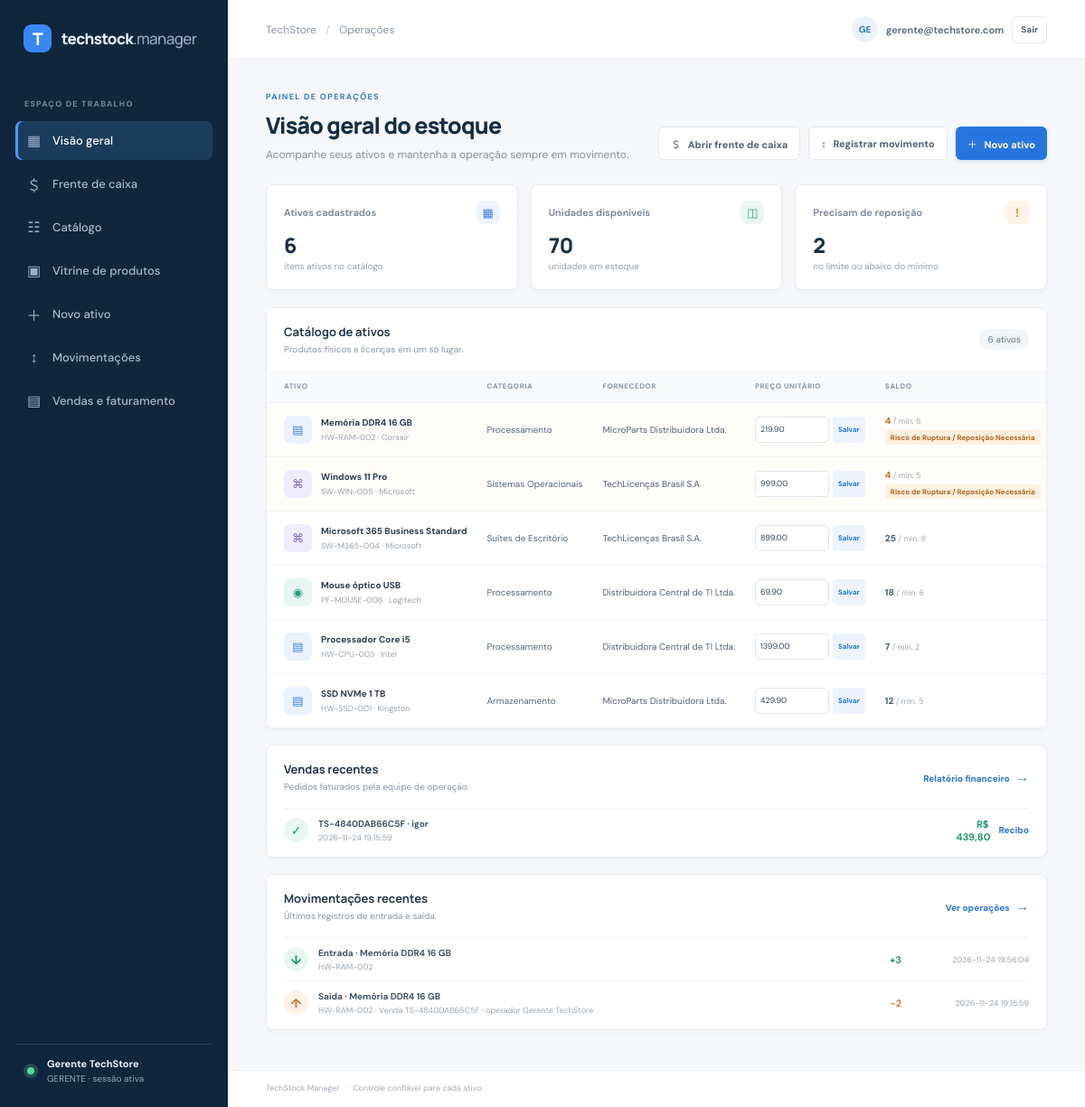
The page / (signed in) on the database its author committed.
### tables this page shows
CREATE TABLE usuarios (
    id INTEGER PRIMARY KEY AUTOINCREMENT,
    nome_completo TEXT NOT NULL CHECK (length(trim(nome_completo)) > 0),
    email TEXT NOT NULL COLLATE NOCASE UNIQUE CHECK (length(trim(email)) > 0),
    senha_hash TEXT NOT NULL,
    perfil_acesso TEXT NOT NULL CHECK (perfil_acesso IN ('OPERADOR', 'GERENTE')),
    status TEXT NOT NULL DEFAULT 'ATIVO' CHECK (status IN ('ATIVO', 'INATIVO'))
);

CREATE TABLE products (
    id INTEGER PRIMARY KEY AUTOINCREMENT,
    sku TEXT NOT NULL UNIQUE CHECK (length(trim(sku)) > 0),
    name TEXT NOT NULL CHECK (length(trim(name)) > 0),
    manufacturer TEXT NOT NULL,
    item_type TEXT NOT NULL CHECK (item_type IN ('Hardware', 'Software', 'Periférico')),
    specification TEXT NOT NULL,
    licensing_model TEXT,
    price NUMERIC NOT NULL CHECK (price > 0),
    stock INTEGER NOT NULL DEFAULT 0 CHECK (typeof(stock) = 'integer' AND stock >= 0),
    min_stock INTEGER NOT NULL DEFAULT 0 CHECK (typeof(min_stock) = 'integer' AND min_stock >= 0),
    location TEXT NOT NULL,
    active INTEGER NOT NULL DEFAULT 1 CHECK (active IN (0, 1)),
    category_id INTEGER NOT NULL,
    supplier_id INTEGER NOT NULL, image_data BLOB, image_mime_type TEXT
                CHECK (image_mime_type IS NULL OR image_mime_type IN
                    ('image/jpeg', 'image/png', 'image/webp')),
    CHECK (item_type != 'Software' OR length(trim(licensing_model)) > 0),
    FOREIGN KEY (category_id) REFERENCES categories (id) ON DELETE RESTRICT,
    FOREIGN KEY (supplier_id) REFERENCES suppliers (id) ON DELETE RESTRICT
);

CREATE TABLE categories (
    id INTEGER PRIMARY KEY AUTOINCREMENT,
    name TEXT NOT NULL UNIQUE CHECK (length(trim(name)) > 0)
);

CREATE TABLE suppliers (
    id INTEGER PRIMARY KEY AUTOINCREMENT,
    company_name TEXT NOT NULL CHECK (length(trim(company_name)) > 0),
    cnpj TEXT NOT NULL UNIQUE CHECK (length(trim(cnpj)) > 0),
    phone TEXT NOT NULL,
    email TEXT NOT NULL
);

CREATE TABLE vendas (
    id INTEGER PRIMARY KEY AUTOINCREMENT,
    numero_pedido TEXT NOT NULL UNIQUE,
    data_hora TEXT NOT NULL DEFAULT CURRENT_TIMESTAMP,
    cliente_nome TEXT NOT NULL CHECK (length(trim(cliente_nome)) > 0),
    cliente_documento TEXT NOT NULL CHECK (length(trim(cliente_documento)) > 0),
    forma_pagamento TEXT NOT NULL CHECK (
        forma_pagamento IN ('PIX', 'CARTAO_CREDITO', 'BOLETO_FATURADO')
    ),
    valor_total NUMERIC NOT NULL CHECK (valor_total > 0),
    status_venda TEXT NOT NULL DEFAULT 'CONCLUIDA'
        CHECK (status_venda IN ('CONCLUIDA', 'CANCELADA')),
    chave_autenticidade TEXT NOT NULL UNIQUE,
    usuario_id INTEGER NOT NULL,
    FOREIGN KEY (usuario_id) REFERENCES usuarios (id) ON DELETE RESTRICT
);

CREATE TABLE movements (
    id INTEGER PRIMARY KEY AUTOINCREMENT,
    operation TEXT NOT NULL CHECK (operation IN ('Entrada', 'Saída')),
    quantity INTEGER NOT NULL CHECK (typeof(quantity) = 'integer' AND quantity > 0),
    created_at TEXT NOT NULL DEFAULT CURRENT_TIMESTAMP,
    note TEXT,
    product_id INTEGER NOT NULL,
    FOREIGN KEY (product_id) REFERENCES products (id) ON DELETE RESTRICT
);

### app.py (the view)
    @app.get("/")
    @login_required
    def dashboard():
        db = get_db()
        products = db.execute(
            """
            SELECT p.id, p.sku, p.name, p.manufacturer, p.item_type,
                   p.price, p.stock, p.min_stock, p.location, p.licensing_model,
                   c.name AS category_name, s.company_name AS supplier_name
            FROM products AS p
            INNER JOIN categories AS c ON c.id = p.category_id
            INNER JOIN suppliers AS s ON s.id = p.supplier_id
            WHERE p.active = 1
            ORDER BY CASE WHEN p.stock <= p.min_stock THEN 0 ELSE 1 END,
                     p.name
            """
        ).fetchall()
        stats = db.execute(
            """
            SELECT COUNT(*) AS product_count,
                   COALESCE(SUM(stock), 0) AS unit_count,
                   COALESCE(SUM(CASE WHEN stock <= min_stock THEN 1 ELSE 0 END), 0)
                       AS alert_count
            FROM products
            WHERE active = 1
            """
        ).fetchone()
        movements = db.execute(
            """
            SELECT m.operation, m.quantity, m.created_at, m.note, p.name, p.sku
            FROM movements AS m
            INNER JOIN products AS p ON p.id = m.product_id
            ORDER BY m.id DESC
            LIMIT 6
            """
        ).fetchall()
        return render_template(
            "dashboard.html",
            products=products,
            stats=stats,
            movements=movements,
            recent_sales=db.execute(
                """
                SELECT id, numero_pedido, cliente_nome, valor_total, data_hora
                FROM vendas
                WHERE status_venda = 'CONCLUIDA'
                  AND (? = 'GERENTE' OR usuario_id = ?)
                ORDER BY id DESC LIMIT 5
                """,
                (g.current_user["perfil_acesso"], g.current_user["id"]),
            ).fetchall(),
        )

### templates/dashboard.html (shortened to what this page needs)
{% extends "base.html" %}
{% block content %}
<section class="page-heading heading-row">
  <div>
    <div class="eyebrow">PAINEL DE OPERAÇÕES</div>
    <h1>Visão geral do estoque</h1>
    <p>Acompanhe seus ativos e mantenha a operação sempre em movimento.</p>
  </div>
  <div class="heading-actions">
    <a class="button button-secondary" href="{{ url_for('new_sale') }}">＄ &nbsp; Abrir frente de caixa</a>
    {% if current_user.perfil_acesso == 'GERENTE' %}
      <a class="button button-secondary" href="{{ url_for('new_movement') }}">↕ &nbsp; Registrar movimento</a>
      <a class="button button-primary" href="{{ url_for('new_product') }}">＋ &nbsp; Novo ativo</a>
    {% endif %}
  </div>
</section>
<section class="stats-grid">
  <article class="stat-card">
    <div class="stat-top"><span>Ativos cadastrados</span><span class="stat-icon icon-blue">▦</span></div>
    <strong>{{ stats.product_count }}</strong><small>itens ativos no catálogo</small>
  </article>
  <article class="stat-card">
    <div class="stat-top"><span>Unidades disponíveis</span><span class="stat-icon icon-green">◫</span></div>
    <strong>{{ stats.unit_count }}</strong><small>unidades em estoque</small>
  </article>
  <article class="stat-card stat-card-alert">
    <div class="stat-top"><span>Precisam de reposição</span><span class="stat-icon icon-orange">!</span></div>
    <strong>{{ stats.alert_count }}</strong><small>no limite ou abaixo do mínimo</small>
  </article>
</section>
<section class="panel inventory-panel">
  <div class="panel-heading">
    <div><h2>Catálogo de ativos</h2><p>Produtos físicos e licenças em um só lugar.</p></div>
    <span class="record-count">{{ products|length }} ativos</span>
  </div>
  <div class="table-wrap">
    <table>
      <thead><tr><th>ATIVO</th><th>CATEGORIA</th><th>FORNECEDOR</th><th>PREÇO UNITÁRIO</th><th>SALDO</th><th>LOCALIZAÇÃO / LICENÇA</th><th></th></tr></thead>
      <tbody>
      {% for product in products %}
        <tr class="{% if product.stock <= product.min_stock %}row-warning{% endif %}">
          <td><div class="asset-cell"><span class="asset-icon {% if product.item_type == 'Software' %}asset-software{% elif product.item_type == 'Periférico' %}asset-peripheral{% else %}asset-hardware{% endif %}">{% if product.item_type == 'Software' %}⌘{% elif product.item_type == 'Periférico' %}◉{% else %}▤{% endif %}</span><span><strong>{{ product.name }}</strong><small>{{ product.sku }} · {{ product.manufacturer }}</small></span></div></td>
          <td><span class="category-name">{{ product.category_name }}</span></td>
          <td>{{ product.supplier_name }}</td>
          <td>{% if current_user.perfil_acesso == 'GERENTE' %}<form class="price-edit-form" method="post" action="{{ url_for('update_product_price', product_id=product.id) }}"><label class="sr-only" for="price-{{ product.id }}">Preço base de {{ product.name }}</label><input id="price-{{ product.id }}" name="price" type="number" min="0.01" step="0.01" value="{{ '%.2f'|format(product.price) }}" required><button class="price-save-button" type="submit" title="Salvar preço">Salvar</button></form>{% else %}R$ {{ "%.2f"|format(product.price)|replace(".", ",") }}{% endif %}</td>
          <td><span class="stock-value {% if product.stock <= product.min_stock %}stock-low{% endif %}">{{ product.stock }} <small>/ mín. {{ product.min_stock }}</small></span>{% if product.stock <= product.min_stock %}<span class="warning-badge">Risco de Ruptura / Reposição Necessária</span>{% endif %}</td>
        </tr>
      {% else %}
        <tr><td class="empty-state" colspan="7">Nenhum ativo cadastrado. <a href="{{ url_for('new_product') }}">Cadastre o primeiro.</a></td></tr>
      {% endfor %}
      </tbody>
    </table>
  </div>
</section>
{% if recent_sales %}
<section class="panel activity-panel">
  <div class="panel-heading"><div><h2>Vendas recentes</h2><p>Pedidos faturados pela equipe de operação.</p></div>{% if current_user.perfil_acesso == 'GERENTE' %}<a class="text-link" href="{{ url_for('sales_report') }}">Relatório financeiro <span>→</span></a>{% endif %}</div>
  <div class="activity-list">
    {% for sale in recent_sales %}
    <div class="activity-item"><span class="movement-icon movement-in">✓</span><div class="activity-description"><strong>{{ sale.numero_pedido }} · {{ sale.cliente_nome }}</strong><small>{{ sale.data_hora }}</small></div><span class="activity-quantity quantity-in">R$ {{ '%.2f'|format(sale.valor_total)|replace('.', ',') }}</span><a class="text-link" href="{{ url_for('sale_detail', sale_id=sale.id) }}">Recibo</a></div>
    {% endfor %}
  </div>
</section>
{% endif %}
<section class="panel activity-panel">
  <div class="panel-heading"><div><h2>Movimentações recentes</h2><p>Últimos registros de entrada e saída.</p></div><a class="text-link" href="{{ url_for('new_movement') }}">Ver operações <span>→</span></a></div>
  {% if movements %}
  <div class="activity-list">
    {% for movement in movements %}
    <div class="activity-item"><span class="movement-icon {% if movement.operation == 'Entrada' %}movement-in{% else %}movement-out{% endif %}">{{ '↓' if movement.operation == 'Entrada' else '↑' }}</span><div class="activity-description"><strong>{{ movement.operation }} · {{ movement.name }}</strong><small>{{ movement.sku }}{% if movement.note %} · {{ movement.note }}{% endif %}</small></div><span class="activity-quantity {% if movement.operation == 'Entrada' %}quantity-in{% else %}quantity-out{% endif %}">{{ '+' if movement.operation == 'Entrada' else '−' }}{{ movement.quantity }}</span><time>{{ movement.created_at }}</time></div>
    {% endfor %}
  </div>
  {% else %}<div class="empty-activity">As movimentações registradas aparecerão aqui.</div>{% endif %}
</section>
{% endblock %}

### templates/base.html (shortened to what this page needs)
<!doctype html>
<html lang="pt-BR">
<head>
  <link rel="stylesheet" href="{{ url_for('static', filename='style.css') }}">
</head>
<body>
  {% if current_user %}
  <aside class="sidebar">
    <a class="brand" href="{{ url_for('dashboard') }}">
      <span class="brand-mark">T</span>
      <span>techstock<span class="brand-light">.manager</span></span>
    </a>
    <div class="nav-label">ESPAÇO DE TRABALHO</div>
    <nav class="navigation">
      <a class="nav-link {% if request.endpoint == 'dashboard' %}active{% endif %}" href="{{ url_for('dashboard') }}">
        <span class="nav-icon">▦</span> Visão geral
      </a>
      <a class="nav-link {% if request.endpoint in ['new_sale', 'create_sale'] %}active{% endif %}" href="{{ url_for('new_sale') }}">
        <span class="nav-icon">＄</span> Frente de caixa
      </a>
      <a class="nav-link {% if request.endpoint == 'catalogs' %}active{% endif %}" href="{{ url_for('catalogs') }}">
        <span class="nav-icon">☷</span> Catálogo
      </a>
      <a class="nav-link {% if request.endpoint == 'showroom' %}active{% endif %}" href="{{ url_for('showroom') }}">
        <span class="nav-icon">▣</span> Vitrine de produtos
      </a>
      {% if current_user.perfil_acesso == 'GERENTE' %}
        <a class="nav-link {% if request.endpoint == 'new_product' %}active{% endif %}" href="{{ url_for('new_product') }}"><span class="nav-icon">＋</span> Novo ativo</a>
        <a class="nav-link {% if request.endpoint == 'new_movement' %}active{% endif %}" href="{{ url_for('new_movement') }}"><span class="nav-icon">↕</span> Movimentações</a>
        <a class="nav-link {% if request.endpoint in ['sales_report', 'sale_detail'] %}active{% endif %}" href="{{ url_for('sales_report') }}"><span class="nav-icon">▤</span> Vendas e faturamento</a>
      {% endif %}
    </nav>
    <div class="sidebar-bottom">
      <div class="status-dot"></div>
      <div><strong>{{ current_user.nome_completo }}</strong><span>{{ current_user.perfil_acesso }} · sessão ativa</span></div>
    </div>
  </aside>
  {% endif %}
  <main class="main-content">
    <header class="topbar">
      <div class="breadcrumb">TechStore <span>/</span>{% if current_user %} Operações{% else %} Produtos e soluções{% endif %}</div>
      {% if current_user %}
      <div class="operator"><span class="operator-avatar">{{ current_user.nome_completo[:2]|upper }}</span><span>{{ current_user.email }}</span><form method="post" action="{{ url_for('logout') }}"><button class="button button-secondary logout-button" type="submit">Sair</button></form></div>
      {% else %}
      <a class="button button-secondary logout-button" href="{{ url_for('login') }}">Acesso da equipe</a>
      {% endif %}
    </header>
    <div class="page-content">
      {% block content %}{% endblock %}
    </div>
    <footer>TechStock Manager <span>·</span> Controle confiável para cada ativo.</footer>
  </main>
</body>
</html>

### rows shown on the page
usuarios: nome_completo "Gerente TechStore", perfil_acesso "GERENTE", nome_completo "GE", email "gerente@techstore.com"
products: name "Memória DDR4 16 GB", sku "HW-RAM-002", manufacturer "Corsair", category_name "Processamento", supplier_name "MicroParts Distribuidora Ltda.", price "219.90", stock "4", min_stock "5", shows "Risco de Ruptura / Reposição Necessária"
products: name "Windows 11 Pro", sku "SW-WIN-005", manufacturer "Microsoft", category_name "Sistemas Operacionais", supplier_name "TechLicenças Brasil S.A.", price "999.00", stock "4", min_stock "5", shows "Risco de Ruptura / Reposição Necessária"
products: name "Microsoft 365 Business Standard", sku "SW-M365-004", manufacturer "Microsoft", category_name "Suítes de Escritório", supplier_name "TechLicenças Brasil S.A.", price "899.00", stock "25", min_stock "8"
products: name "Mouse óptico USB", sku "PF-MOUSE-006", manufacturer "Logitech", category_name "Processamento", supplier_name "Distribuidora Central de TI Ltda.", price "69.90", stock "18", min_stock "6"
products: name "Processador Core i5", sku "HW-CPU-003", manufacturer "Intel", category_name "Processamento", supplier_name "Distribuidora Central de TI Ltda.", price "1399.00", stock "7", min_stock "2"
products: name "SSD NVMe 1 TB", sku "HW-SSD-001", manufacturer "Kingston", category_name "Armazenamento", supplier_name "MicroParts Distribuidora Ltda.", price "429.90", stock "12", min_stock "5"
vendas: numero_pedido "TS-4840DAB66C5F", cliente_nome "igor", data_hora "2026-11-24 19:15:59", valor_total "439,80"
movements: operation "↓", operation "Entrada", name "Memória DDR4 16 GB", sku "HW-RAM-002", operation "+", quantity "3", created_at "2026-11-24 19:56:04"
movements: operation "↑", operation "Saída", name "Memória DDR4 16 GB", sku "HW-RAM-002", note "Venda TS-4840DAB66C5F · operador Gerente TechStore", operation "−", quantity "2", created_at "2026-11-24 19:15:59"

### other values the page prints
{{ stats.product_count }} "6"
{{ stats.unit_count }} "70"
{{ stats.alert_count }} "2"
{{ products|length }} "6"
